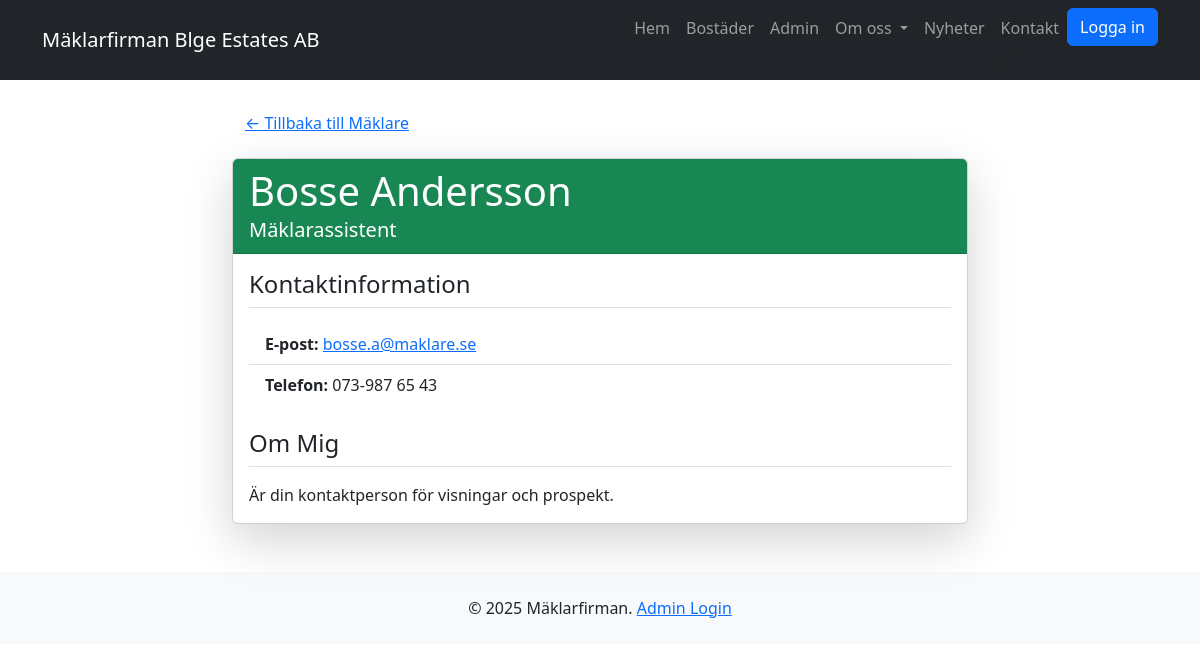
Screenshot of /maklare/2 with the database file from the repository.
### models/maklare.py (models this page shows, shortened)
class Maklare(db.Model):
    __tablename__ = 'maklare'
    id = db.Column(db.Integer, primary_key=True)
    namn = db.Column(db.String(100), nullable=False)
    epost = db.Column(db.String(120), unique=True, nullable=False)
    telefon = db.Column(db.String(20))
    titel = db.Column(db.String(100))
    beskrivning = db.Column(db.Text)

### myblueprints/maklare/maklare_routes.py (the view)
@maklare_bp.route('/<int:maklare_id>')
def maklare_detalj(maklare_id):
    maklare = maklare_repo.hamta_eller_404(maklare_id)
    return render_template(
        'maklare_detalj.html',
        maklare=maklare,
        titel=maklare.namn
    )

### dbrepositories/maklare_repository.py (called while the page is built)
    def hamta_eller_404(self, maklare_id):
        return Maklare.query.get_or_404(maklare_id)

### myblueprints/maklare/templates/maklare_detalj.html (shortened to what this page needs)
{% extends "base.html" %}
{% block content %}
    <div class="row">
        <div class="col-lg-8 offset-lg-2">
            <a href="{{ url_for('maklare_bp.lista_maklare') }}" class="btn btn-link mb-3">&larr; Tillbaka till Mäklare</a>
            <div class="card shadow-lg">
                <div class="card-header bg-success text-white">
                    <h1 class="card-title mb-0">{{ maklare.namn }}</h1>
                    <p class="mb-0 fs-5">{{ maklare.titel }}</p>
                </div>
                <div class="card-body">
                    <h2 class="h4 border-bottom pb-2 mb-3">Kontaktinformation</h2>
                    <ul class="list-group list-group-flush mb-4">
                        <li class="list-group-item"><strong>E-post:</strong> <a href="mailto:{{ maklare.epost }}">{{ maklare.epost }}</a></li>
                        <li class="list-group-item"><strong>Telefon:</strong> {{ maklare.telefon }}</li>
                    </ul>
                    <h2 class="h4 border-bottom pb-2 mb-3">Om Mig</h2>
                    <p class="card-text">{{ maklare.beskrivning }}</p>
                </div>
            </div>
        </div>
    </div>
{% endblock %}

### rows the page displays
Maklare: namn "Bosse Andersson", titel "Mäklarassistent", epost "bosse.a@maklare.se", telefon "073-987 65 43", beskrivning "Är din kontaktperson för visningar och prospekt."
